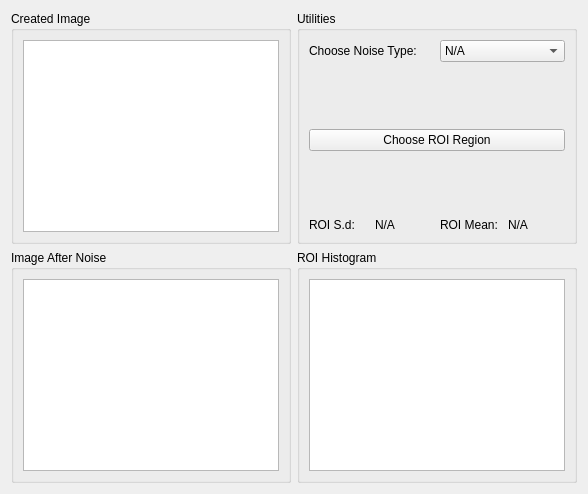
      <widget class="QWidget" name="tab_3">
       <attribute name="title">
        <string>Noise Filtering</string>
       </attribute>
       <layout class="QGridLayout" name="gridLayout_41">
        <item row="0" column="0">
         <widget class="QGroupBox" name="CreatedImage_NoiseFiltering_groupBox">
          <property name="title">
           <string>Created Image</string>
          </property>
          <layout class="QGridLayout" name="gridLayout_37">
           <item row="0" column="0">
            <widget class="MplWidget" name="CreatedImage_NoiseFiltering_display"/>
           </item>
          </layout>
         </widget>
        </item>
        <item row="0" column="1">
         <widget class="QGroupBox" name="Utilites_NoiseFiltering_groupBox">
          <property name="title">
           <string>Utilities</string>
          </property>
          <layout class="QGridLayout" name="gridLayout_40">
           <item row="0" column="0">
            <layout class="QHBoxLayout" name="horizontalLayout_10">
             <item>
              <widget class="QLabel" name="ChooseNoiseType_NoiseFIltering_label">
               <property name="text">
                <string>Choose Noise Type: </string>
               </property>
              </widget>
             </item>
             <item>
              <widget class="QComboBox" name="ChooseNoiseType_NoiseFIltering_comboBox">
               <item>
                <property name="text">
                 <string>N/A</string>
                </property>
               </item>
               <item>
                <property name="text">
                 <string>Uniform</string>
                </property>
               </item>
               <item>
                <property name="text">
                 <string>Gaussian</string>
                </property>
               </item>
              </widget>
             </item>
            </layout>
           </item>
           <item row="1" column="0">
            <spacer name="verticalSpacer_3">
             <property name="orientation">
              <enum>Qt::Vertical</enum>
             </property>
             <property name="sizeType">
              <enum>QSizePolicy::Expanding</enum>
             </property>
             <property name="sizeHint" stdset="0">
              <size>
               <width>20</width>
               <height>10</height>
              </size>
             </property>
            </spacer>
           </item>
           <item row="2" column="0">
            <widget class="QPushButton" name="ChooseROIRegion_NoiseFiltering_pushButton">
             <property name="text">
              <string>Choose ROI Region</string>
             </property>
            </widget>
           </item>
           <item row="3" column="0">
            <spacer name="verticalSpacer_4">
             <property name="orientation">
              <enum>Qt::Vertical</enum>
             </property>
             <property name="sizeType">
              <enum>QSizePolicy::Expanding</enum>
             </property>
             <property name="sizeHint" stdset="0">
              <size>
               <width>20</width>
               <height>10</height>
              </size>
             </property>
            </spacer>
           </item>
           <item row="4" column="0">
            <layout class="QHBoxLayout" name="horizontalLayout_13">
             <item>
              <layout class="QHBoxLayout" name="horizontalLayout_12">
               <item>
                <widget class="QLabel" name="ROISD_NoiseFiltering_label">
                 <property name="text">
                  <string>ROI S.d: </string>
                 </property>
                </widget>
               </item>
               <item>
                <widget class="QLabel" name="ROISD_NoiseFiltering_label_display">
                 <property name="text">
                  <string>N/A</string>
                 </property>
                </widget>
               </item>
              </layout>
             </item>
             <item>
              <layout class="QHBoxLayout" name="horizontalLayout_11">
               <item>
                <widget class="QLabel" name="ROIMean_NoiseFiltering_label">
                 <property name="text">
                  <string>ROI Mean: </string>
                 </property>
                </widget>
               </item>
               <item>
                <widget class="QLabel" name="ROIMean_NoiseFiltering_label_display">
                 <property name="text">
                  <string>N/A</string>
                 </property>
                </widget>
               </item>
              </layout>
             </item>
            </layout>
           </item>
          </layout>
         </widget>
        </item>
        <item row="1" column="0">
         <widget class="QGroupBox" name="ImageAfterNoise_NoiseFiltering_groupBox">
          <property name="title">
           <string>Image After Noise</string>
          </property>
          <layout class="QGridLayout" name="gridLayout_38">
           <item row="0" column="0">
            <widget class="MplWidget" name="ImageAfterNoise_NoiseFiltering_display"/>
           </item>
          </layout>
         </widget>
        </item>
        <item row="1" column="1">
         <widget class="QGroupBox" name="ROIHistogram_NoiseFiltering_groupBox">
          <property name="title">
           <string>ROI Histogram</string>
          </property>
          <layout class="QGridLayout" name="gridLayout_39">
           <item row="0" column="0">
            <widget class="MplWidget" name="ROIHistogram_NoiseFiltering_display"/>
           </item>
          </layout>
         </widget>
        </item>
       </layout>
      </widget>
